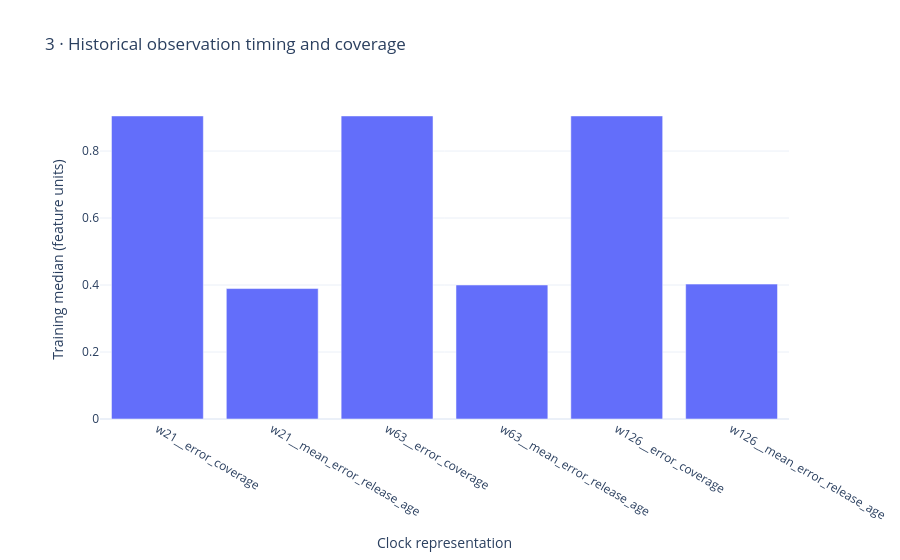

Here is the notebook cell this chart was saved with:
### Markdown cell above
## Observation clocks
Separately inspect missingness/timing information so it is not credited to numerical history.

### Code cell
figures[2].show(renderer='plotly_mimetype')

### Figure 1 — Plotly figure (JSON) as saved in the notebook; plotly's stock layout.template omitted (floating-point values rounded to 4 significant figures)
{"data": [{"type": "bar", "x": ["w21__error_coverage", "w21__mean_error_release_age", "w63__error_coverage", "w63__mean_error_release_age", "w126__error_coverage", "w126__mean_error_release_age"], "y": [0.9048, 0.3895, 0.9048, 0.4002, 0.9048, 0.4028]}], "layout": {"height": 560, "legend": {"orientation": "h", "y": -0.25}, "margin": {"b": 125, "l": 100, "r": 30, "t": 100}, "title": {"text": "3 · Historical observation timing and coverage"}, "xaxis": {"title": {"text": "Clock representation"}}, "yaxis": {"title": {"text": "Training median (feature units)"}}}}
